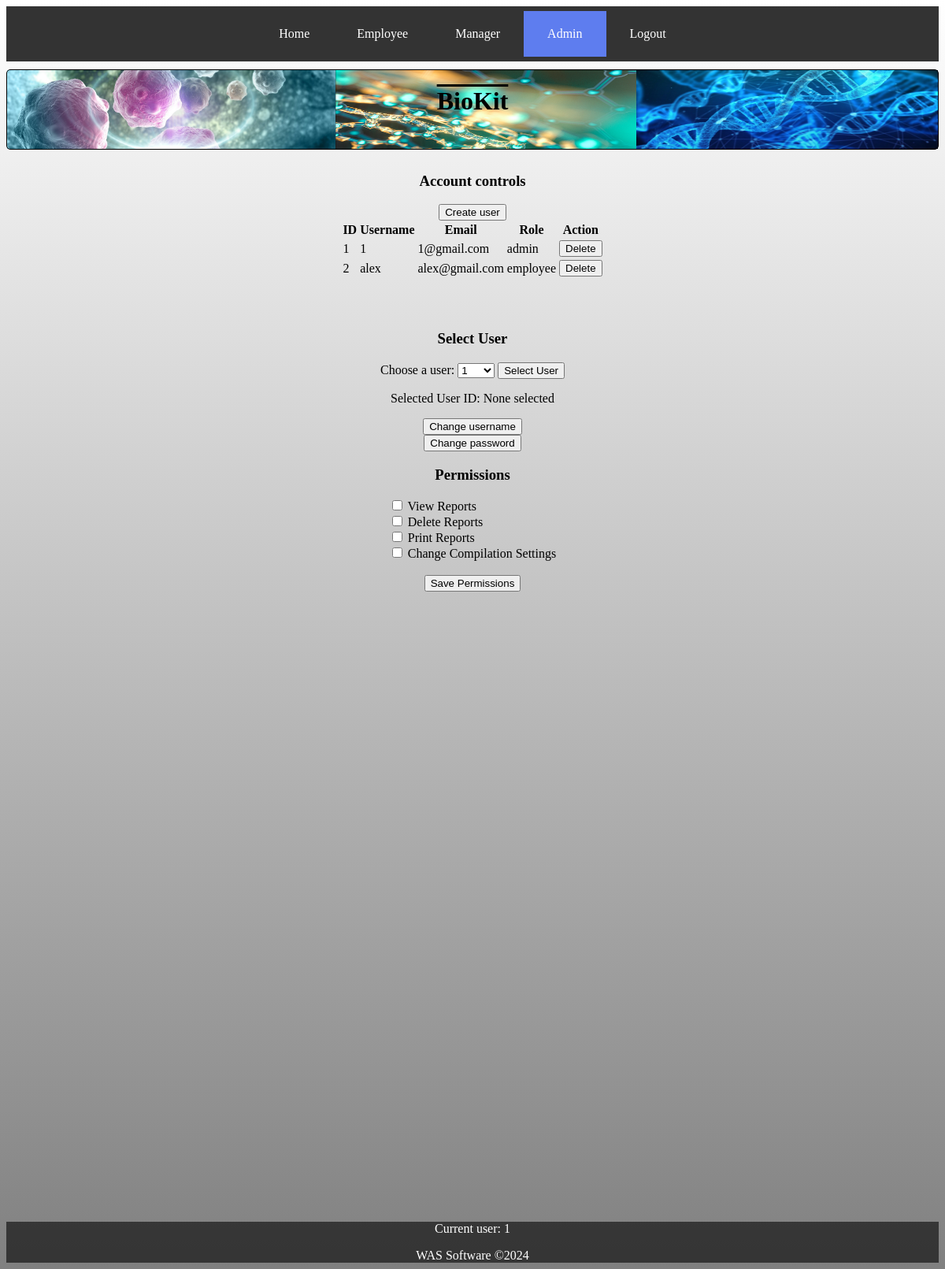
The app's page /admin.html/ (signed in) with its own data.
### models.py (models this page shows, shortened)
class User(UserMixin, db.Model):
	__tablename__ = 'user'
	id = db.Column(db.Integer, primary_key=True)
	username = db.Column(db.String(100), unique=True, nullable=False)
	email = db.Column(db.String(120), unique=True, nullable=False)
	password = db.Column(db.String(300), nullable=False, unique=True)
	role = db.Column(db.String(40), nullable=True)
	view_reports = db.Column(db.Boolean, default=False)
	delete_reports = db.Column(db.Boolean, default=False)
	print_reports = db.Column(db.Boolean, default=False)
	change_reports = db.Column(db.Boolean, default=False)

### routes.py (the view)
@app.route('/admin.html/', methods=("GET", "POST"), strict_slashes=False)
@login_required
@models.is_admin
def admin():
    users = User.query.all()
    return render_template('admin.html', title="Admin", users=users, active_page='admin')

### models.py (called while the page is built)
def is_admin(func):
	@wraps(func)
	def authenticate_admin_view(*args, **kwargs):
		if not current_user.is_authenticated or current_user.role != 'admin':
			return redirect(url_for('denied'))
		return func(*args, **kwargs)
	return authenticate_admin_view

### routes.py (called while the page is built)
@login_manager.user_loader
def load_user(user_id):
    return User.query.get(int(user_id))

### templates/admin.html (shortened to what this page needs)
{% extends "base.html" %}
{% block content %}
<section class="admin-page">
 <h3>Account controls</h3>
    <a href="/register">
        <button type="button" id="create-user-button">Create user</button>
    </a>
    <table>
        <thead>
            <tr>
                <th>ID</th>
                <th>Username</th>
                <th>Email</th>
                <th>Role</th>
                <th>Action</th>
            </tr>
        </thead>
        <tbody>
            {% for user in users %}
            <tr>
                <td>{{ user.id }}</td>
                <td>{{ user.username }}</td>
                <td>{{ user.email }}</td>
                <td>{{ user.role }}</td>
                <td>
                    <form action="/delete_user/{{ user.id }}" method="post">
                        <button class="btn btn-danger delete-btn" type="submit" data-userid="{{ user.id }}">Delete</button>
                    </form>
                </td>
            </tr>
            {% endfor %}
        </tbody>
    </table>
    <br><br>
        <div class="employee-search">
        <h3>Select User</h3>
        <form id="select-user-form">
            <label for="user-dropdown">Choose a user:</label>
            <select id="user-dropdown" name="user">
                {% for user in users %}
                <option value="{{ user.id }}">{{ user.username }}</option>
                {% endfor %}
            </select>
            <button>Select User</button>
        </form>
    </div>
    <p>Selected User ID: <span class="user-id">None selected</span></p>
    <button type="button" id="change-username-button" onclick="showUsernameAndPasswordFields()">Change username</button>
    <button type="button" id="change-password-button" onclick="showUsernameAndPasswordFields()">Change password</button>
    <h3>Permissions</h3>
    <form action="/update_permissions" method="post">
        <label>
            <input type="checkbox" name="viewReports"> View Reports
        </label>
        <br>
        <label>
            <input type="checkbox" name="deleteReports"> Delete Reports
        </label>
        <br>
        <label>
            <input type="checkbox" name="printReports"> Print Reports
        </label>
        <br>
        <label>
            <input type="checkbox" name="changeSettings"> Change Compilation Settings
        </label>
        <br>
        <br>
        <div style="text-align:center">
            <button type="submit">Save Permissions</button>
        </div>
    </form>
   </section>
{% endblock %}

### templates/base.html (shortened to what this page needs)
<!DOCTYPE html>
<html lang="en">
<head>
    <link rel="stylesheet" href="../static/styles/styles.css">
</head>
<body>
<header>
    <div class="navbar-container">
        <div class="navbar">
            <a href="/index" {% if active_page== 'home' %}class="active"{% endif %}>Home</a>
            <a href="/employee.html" {% if active_page== 'employee' %}class="active"{% endif %}>Employee</a>
            <a href="/manager.html" {% if active_page== 'manager' %}class="active"{% endif %}>Manager</a>
            <a href="/admin.html" {% if active_page== 'admin' %}class="active"{% endif %}>Admin</a>
            {% if current_user.is_authenticated %}
                <a href=/logout.html>Logout</a>
            {% else %}
                <a href=/login.html>Login</a>
            {% endif %}
        </div>
    </div>
    <div class="flex-container">
        <img src="../static/images/cells0.jpg" alt="BioHeader0">
        <img src="../static/images/cell-and-molecular-biology.png" alt="BioHeader1">
        <img src="../static/images/dna0.jpg" alt="BioHeader2">
        <h1>BioKit</h1>
    </div>
</header>
<main>
    {% block content %}
    {% endblock %}
</main>
<footer>
    <div>
        {% if current_user.is_authenticated %}
            <p>Current user: {{ current_user.username }}</p>
        {% endif %}
    </div>
    WAS Software &copy;2024
</footer>
</body>
</html>

### static/styles/styles.css (style rules this page uses)
html { background: linear-gradient(to bottom, white, grey); }
.flex-container { display: flex; justify-content: center; border: 1px solid black; border-radius: 5px; margin-top: 10px; }
.flex-container img { width: 100%; height: 100px; z-index: -1; }
.flex-container h1 { position: absolute; text-decoration: overline; }
footer { background-color: rgba(0, 0, 0, 0.59); color: white; text-align: center; margin-top: 100vh; }
.navbar-container { background-color: #333333; width: 100%; }
.navbar { height: 60px; display: flex; justify-content: center; align-items: center; padding: 5px 0px; margin: 0 auto; }
.navbar a { color: #fff; text-decoration: none; padding: 20px 30px; }
.active { background-color: rgb(94, 125, 239); }
.admin-page { display: flex; justify-content: center; align-items: center; width: auto; height: auto; margin-top: 10px; flex-flow: column; }
.employee-search { display: flex; justify-content: center; align-items: center; width: auto; height: auto; margin-top: 10px; flex-flow: column; }

### records on screen
User: id "1", username "1", email "1@gmail.com", role "admin"
User: id "2", username "alex", email "alex@gmail.com", role "employee"

### other values on screen
form field user "1"
